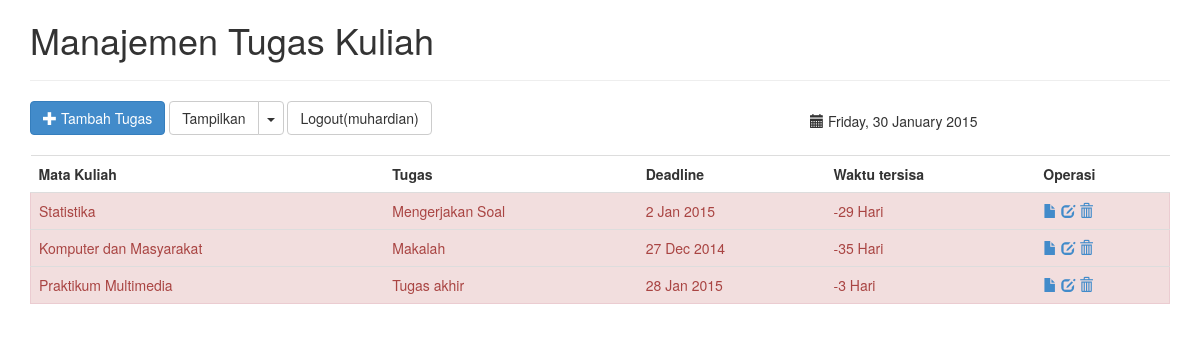
The app's page /index.php?sortir=belum (signed in) with its own data.
### tables this page shows
CREATE TABLE IF NOT EXISTS `tugas` (
`id` int(5) NOT NULL,
  `matakul` varchar(32) DEFAULT NULL,
  `judul` varchar(64) DEFAULT NULL,
  `deskripsi` text,
  `jenis` int(2) DEFAULT '1' COMMENT '1 = individu, 2 = kelompok',
  `deadline` date DEFAULT NULL,
  `selesai` int(2) DEFAULT '0' COMMENT '0 = belum selesai, 1 = selesai'
);

### tampil.php (the view)
<?php
$query = mysqli_query($koneksi, "SELECT * FROM tugas;") or die("<b>Error: </b>" . mysqli_error($koneksi));
if(isset($_GET['sortir'])){
	if($_GET['sortir'] == "selesai"){
		$query = mysqli_query($koneksi, "SELECT * FROM tugas WHERE selesai='1';") or die("<b>Error: </b>" . mysqli_error($koneksi));
	}
	elseif($_GET['sortir'] == "belum"){
		$query = mysqli_query($koneksi, "SELECT * FROM tugas WHERE selesai='0';") or die("<b>Error: </b>" . mysqli_error($koneksi));
	}
	elseif($_GET['sortir'] == "h-1"){}
	elseif($_GET['sortir'] == "tidakdikerjakan"){
	}
	else{}
}
while($tugas=mysqli_fetch_array($query)){
	$sekarang = time();
    $deadline = strtotime($tugas['deadline']);
    $beda = $deadline - $sekarang;
    $sisa_hari = floor($beda/(60*60*24));
	if(($sisa_hari <= 0) && ($tugas['selesai'] == 0)){
		$bg = "alert alert-danger";
	} elseif ($tugas['selesai'] == 1) {
		$bg = "alert alert-success";
		if($sisa_hari < 0) $sisa_hari = 0;
	} elseif($sisa_hari == 1){
		$bg = "alert alert-warning";
	} else {
		$bg = "";
	}
	echo "<tr class='$bg'>";
	echo "<td>".$tugas['matakul']."</td>";
	echo "<td>".$tugas['judul']."</td>";
	echo "<td>".date("j M Y", strtotime($tugas['deadline']))."</td>";
	echo "<td>$sisa_hari Hari</td>";
	echo "<td>
		<a href='detail.php?id=".$tugas['id']."' class='glyphicon glyphicon-file' title='Lihat Detail'></a>
		<a href='edit.php?id=".$tugas['id']."' class='glyphicon glyphicon-edit' title='Edit'></a>
		<a href='hapus.php?id=".$tugas['id']."' class='glyphicon glyphicon-trash' title='Hapus'></a>
		</td>";
	echo "</tr>";
}
?>

### records on screen
tugas: matakul "Statistika", judul "Mengerjakan Soal", deadline "2 Jan 2015", deadline "-29"
tugas: matakul "Komputer dan Masyarakat", judul "Makalah", deadline "27 Dec 2014", deadline "-35"
tugas: matakul "Praktikum Multimedia", judul "Tugas akhir", deadline "28 Jan 2015", deadline "-3"

### other values on screen
$_SESSION['login'] "muhardian"
